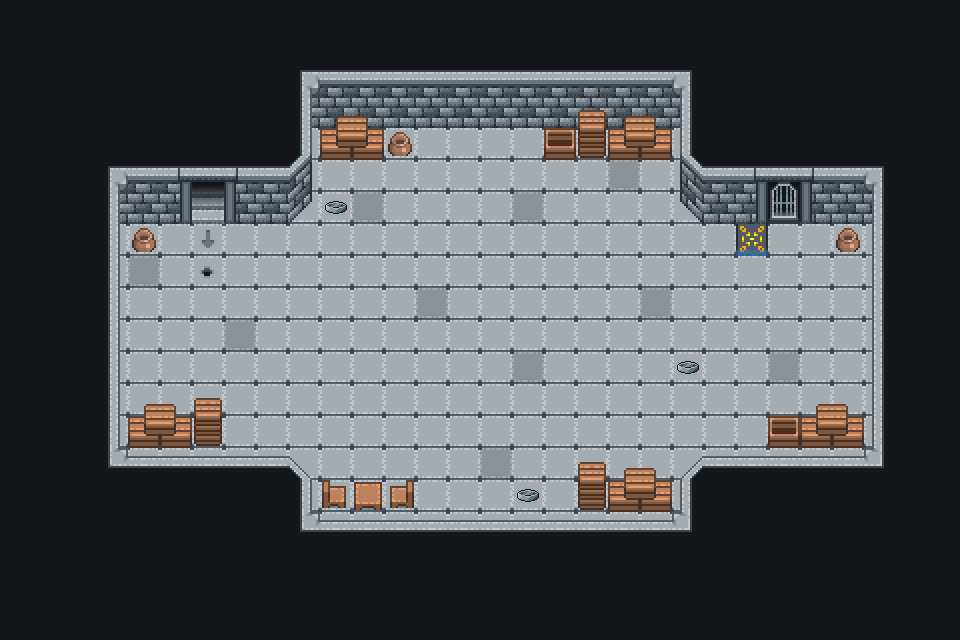

This is a level from a 2D game, rendered from its Tiled map with the project's own tilesets. A one-line summary and the map file follow, with tile-layer data summarised:
An orthogonal 30x20 tile map with 32x32 px tiles, 12 tile layers (fundo, chão, parede, porta_saida, ...), 5 tilesets.

<map version="1.10" tiledversion="1.11.0" orientation="orthogonal" renderorder="right-down" width="30" height="20" tilewidth="32" tileheight="32" infinite="0" nextlayerid="39" nextobjectid="1">
 <tileset firstgid="1" name="enfeitebandeiraporta" tilewidth="32" tileheight="32" tilecount="256" columns="16">
  <image source="tilesets/enfeitebandeiraporta.png" width="512" height="512" />
 </tileset>
 <tileset firstgid="257" name="paredechao" tilewidth="32" tileheight="32" tilecount="256" columns="16">
  <image source="tilesets/paredechao.png" width="512" height="512" />
 </tileset>
 <tileset firstgid="513" name="enfeite" tilewidth="32" tileheight="32" tilecount="256" columns="16">
  <image source="tilesets/enfeite.png" width="512" height="512" />
 </tileset>
 <tileset firstgid="769" name="FG_Cellar_A5" tilewidth="32" tileheight="32" tilecount="128" columns="8">
  <image source="tilesets/FG_Cellar_A5.png" width="256" height="512" />
 </tileset>
 <tileset firstgid="897" name="item60" tilewidth="32" tileheight="32" tilecount="1" columns="1">
  <image source="tilesets/item60.png" width="32" height="32" />
 </tileset>
 <layer id="4" name="fundo" width="30" height="20">
  <data>[600 cells, 405 non-empty, 1 distinct tile ids]</data>
 </layer>
 <layer id="16" name="chão" width="30" height="20">
  <data>[600 cells, 216 non-empty, 3 distinct tile ids]</data>
 </layer>
 <layer id="22" name="parede" width="30" height="20">
  <data>[600 cells, 97 non-empty, 19 distinct tile ids]</data>
 </layer>
 <layer id="20" name="porta_saida" width="30" height="20">
  <data>[600 cells, 11 non-empty, 11 distinct tile ids]</data>
 </layer>
 <layer id="37" name="porta_entrada" width="30" height="20">
  <data>[600 cells, 1 non-empty, 1 distinct tile ids]</data>
 </layer>
 <layer id="32" name="puzzle" width="30" height="20">
  <data>[600 cells, 1 non-empty, 1 distinct tile ids]</data>
 </layer>
 <layer id="38" name="spawn" width="30" height="20">
  <data>[600 cells, 1 non-empty, 1 distinct tile ids]</data>
 </layer>
 <layer id="23" name="enfeite" width="30" height="20">
  <data>[600 cells, 36 non-empty, 12 distinct tile ids]</data>
 </layer>
 <layer id="34" name="peca A" width="30" height="20">
  <data>[600 cells, 1 non-empty, 1 distinct tile ids]</data>
 </layer>
 <layer id="35" name="peca B" width="30" height="20">
  <data>[600 cells, 1 non-empty, 1 distinct tile ids]</data>
 </layer>
 <layer id="36" name="peca C" width="30" height="20">
  <data>[600 cells, 1 non-empty, 1 distinct tile ids]</data>
 </layer>
 <layer id="21" name="grade" width="30" height="20">
  <data>[600 cells, 2 non-empty, 2 distinct tile ids]</data>
 </layer>
</map>
